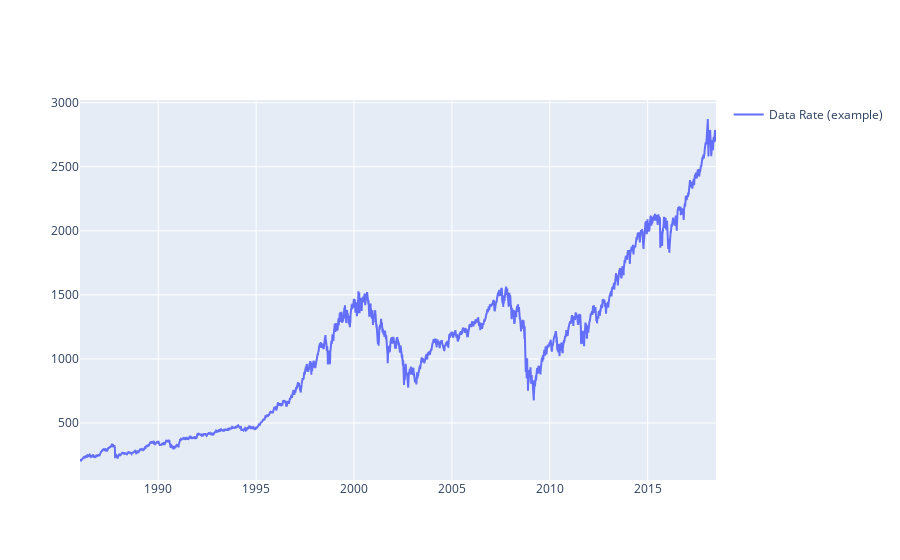

Source (notebook cell):
### Code cell
fig = go.Figure()
fig.add_trace(go.Scatter(x=df["date"], y=df["close"], mode="lines", name="Data Rate (example)"))
fig.update_layout(showlegend=True)
fig.show()

### Figure 1 — Plotly figure (JSON) as saved in the notebook; plotly's stock layout.template omitted (floating-point values rounded to 4 significant figures; data arrays with more than 128 entries replaced by an {"elided": "..."} marker saying what was removed)
{"data": [{"mode": "lines", "name": "Data Rate (example)", "type": "scatter", "x": {"elided": "8192 str values"}, "y": {"elided": "8192 float values"}}], "layout": {"showlegend": true}}
